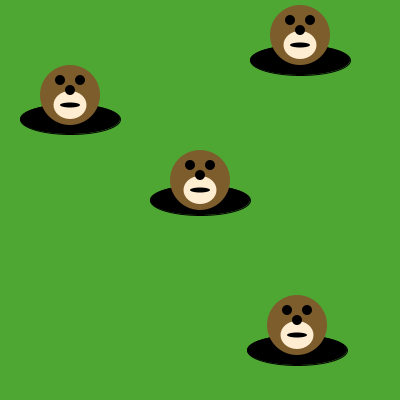
Frame 1 (no input)
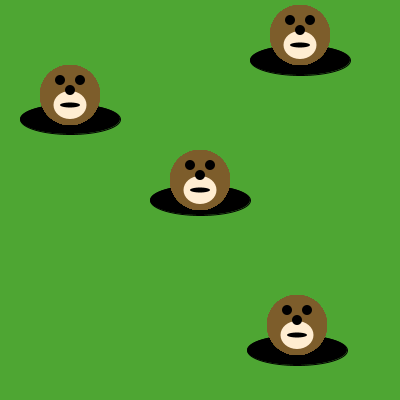
Frame 60 (the mouse pressed at the canvas centre just before this capture)
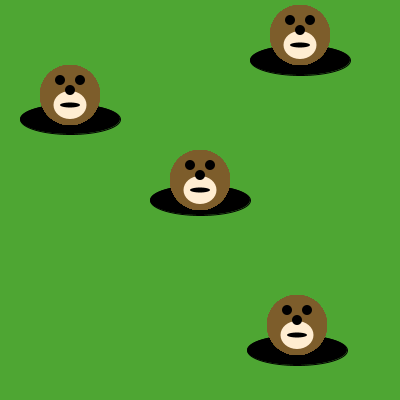
Frame 120 (the mouse held since frame 60 and released just before this capture)

The Processing sketch that drew these frames (run headless with seeded random() and noise(); from frame 60 on, the mouse is pressed at the canvas centre):

// Processing sketch: MolesInHoles
// ── MolesInHoles.pde
void draw() {
  drawMole(70,95);
  drawMole(300,35);
  drawMole(200,180);
  drawMole(297,325);

/* Use the method below to put moles in the holes. */


}

void drawMole(int moleX, int moleY) {
     noStroke();
     fill(125, 93, 43);
     ellipse(moleX, moleY, 60, 60); // face
     fill(255, 237, 209);
     ellipse(moleX, moleY+10, 33, 28); 
     fill(0, 0, 0);
     ellipse(moleX-10, moleY-15, 10, 10); // eyes
     ellipse(moleX+10, moleY-15, 10, 10);
     ellipse(moleX, moleY-5, 10, 10); // nose
     ellipse(moleX, moleY+10, 20, 5); // mouth
}

void setup() {
     size(400, 400);
     background(78, 166, 51); // green grass
     fill(0, 0, 0);
     ellipse(200, 200, 100, 30); // holes!
     ellipse(70, 119, 100, 30);
     ellipse(300, 60, 100, 30);
     ellipse(297, 350, 100, 30);
}
